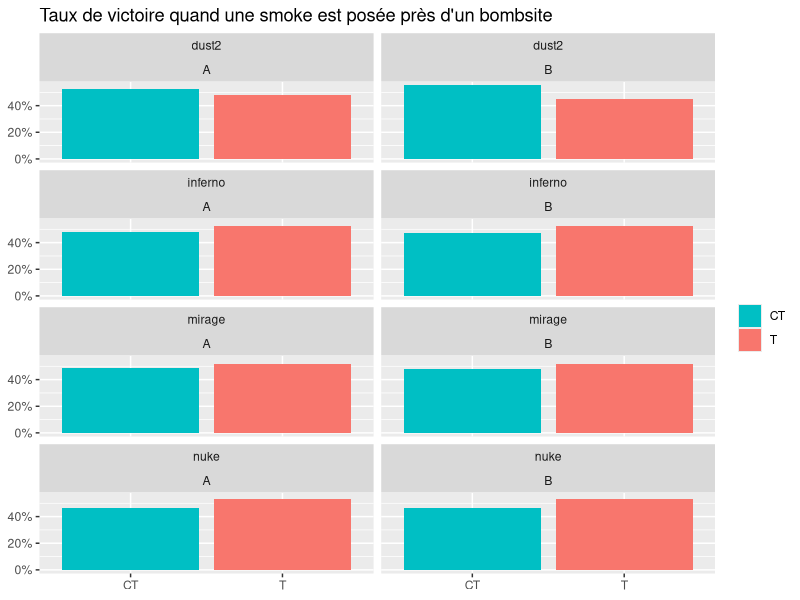

This figure's R source: (Note: this script raises an error after producing the figure.)
## ---- chunk 1
library(tibble)
library(dplyr)
library(ggplot2)
library(readr)
## ---- chunk 2

smokes <- read_csv("./data/smokes_all.csv")

smokes %>%
  mutate(winner_side = factor(winner_side, levels = c(2, 3), labels = c("CT", "T"))) %>%
  count(map, site, winner_side) %>%
  group_by(map, site) %>%
  mutate(pct = n / sum(n)) %>%
  ggplot(aes(x = winner_side, y = pct, fill = winner_side)) +
  geom_col() +
  facet_wrap(~ map + site, ncol = 2) +
  scale_fill_manual(values = c("CT" = "#00BFC4", "T" = "#F8766D")) +
  scale_y_continuous(labels = scales::percent) +
  labs(title = "Taux de victoire quand une smoke est posée près d'un bombsite", x = NULL, y = NULL, fill = NULL)

## ---- chunk 3
library(dplyr)
library(ggplot2)

donnes_sum = count(Result_1_2026_04_20_23_52_40, thrower_side)

donnes <- mutate(donnes_sum, thrower_side = case_when(
  thrower_side == 2 ~ "Terroristes",
  thrower_side == 3 ~ "Contre-Terroristes"
))

ggplot(donnes, aes(x = factor(thrower_side), y = n, fill = factor(thrower_side)))+
  geom_col() +
  labs (
    title = "Diagramme de l'utilisation des grenades de tout type, en fonction du camp",
    x = "Camp",
    y = "Nombre de grenades lancées",
    fill = "Camp"
  )+
  geom_text(aes(label = n), vjust = -0.5) +
    scale_fill_manual(values = c(
      "Terroristes" = "#F99E1C",
      "Contre-Terroristes" = "#00428C"
  ))
